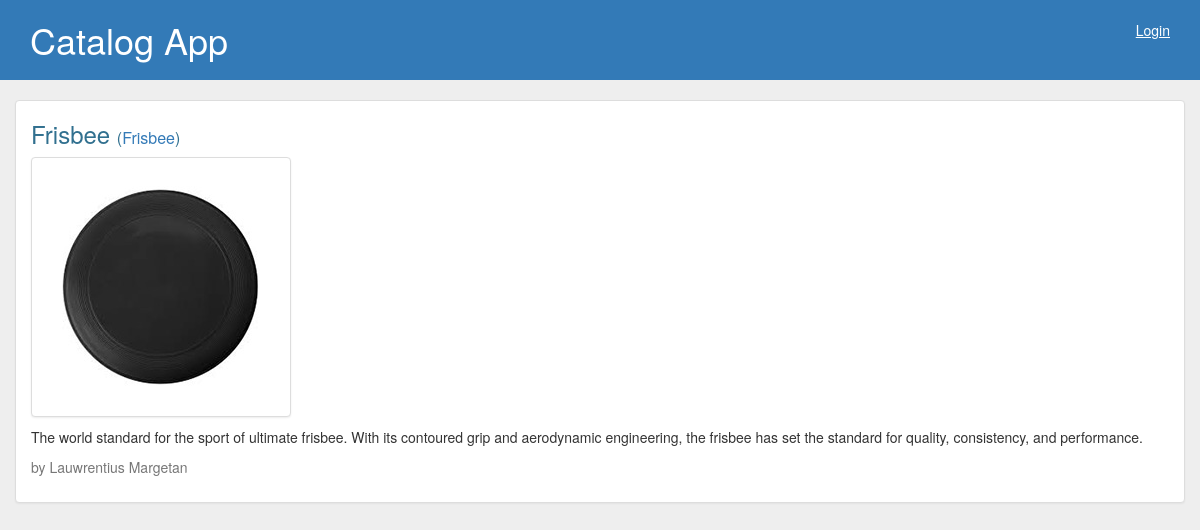
The page /item/5/ on the database its author committed.
### database_setup.py (models this page shows, shortened)
class CategoryItem(Base):
    __tablename__ = 'category_item'
    name = Column(String(80), nullable=False)
    id = Column(Integer, primary_key=True)
    description = Column(String(250))
    image = Column(String(250))
    category_id = Column(Integer, ForeignKey('category.id'))
    category = relationship(Category)
    user_id = Column(Integer, ForeignKey('user.id'))
    user = relationship(User)

class Category(Base):
    __tablename__ = 'category'
    name = Column(String(80), nullable=False)
    id = Column(Integer, primary_key=True)

class User(Base):
    __tablename__ = 'user'
    id = Column(Integer, primary_key=True)
    email = Column(String(80), nullable=False)
    username = Column(String(80), nullable=False)
    @property
    def serialize(self):
        return {
            'id': self.id,
            'email': self.email,
            'username': self.username
        }

### webserver.py (the view)
@app.route('/item/<int:item_id>/')
@app.route('/item/<int:item_id>/<endpoint>')
def displayItemDetails(item_id, endpoint=None):
    item = session.query(CategoryItem) \
        .filter(CategoryItem.id == item_id).one()
    print(item.user.serialize)
    if endpoint == 'json':
        return jsonify(item=serializeItem(item))
    login_session['_csrf_token'] = randomToken()
    return render_template('item_details.html.j2', item=item, login_session=login_session)

### webserver.py (called while the page is built)
def randomToken():
    return ''.join(random.choice(string.ascii_uppercase + string.digits)
                   for x in xrange(32))

### templates/item_details.html.j2 (shortened to what this page needs)
{% extends "layout.html.j2" %}
{% block content %}
  <div class="panel-item panel-body">
    <h3 class="text-info">{{item.name}}
      <span class="small-link">
        (<a href="{{url_for('displaySingleCatItems', cat_id = item.category_id)}}">{{item.category.name}}</a>)
      </span>
    </h3>
    <p class="img-thumbnail"><img src="/images/{{item.image}}" /></p>
    <p>{{item.description}}</p>
    <p class="text-muted">by {{item.user.username}}</p>
  </div>
{% endblock %}

### static/styles.css (style rules this page uses)
body { background-color: #eee; }
.h1, .h2, .h3, .h4, .h5, .h6, h1, h2, h3, h4, h5, h6 { font-weight: 100; }
.panel-item { padding: 0px 15px 15px 15px; }
.small-link { font-size: 16px; }

### rows shown on the page
CategoryItem: name "Frisbee", image (picture), description "The world standard for the sport of ultimate frisbee. With its contoured grip and aerodynamic engineering, the frisbee has set the standard for quality, consistency, and performance."
Category: category.name "Frisbee"
User: user.username "Lauwrentius Margetan"
